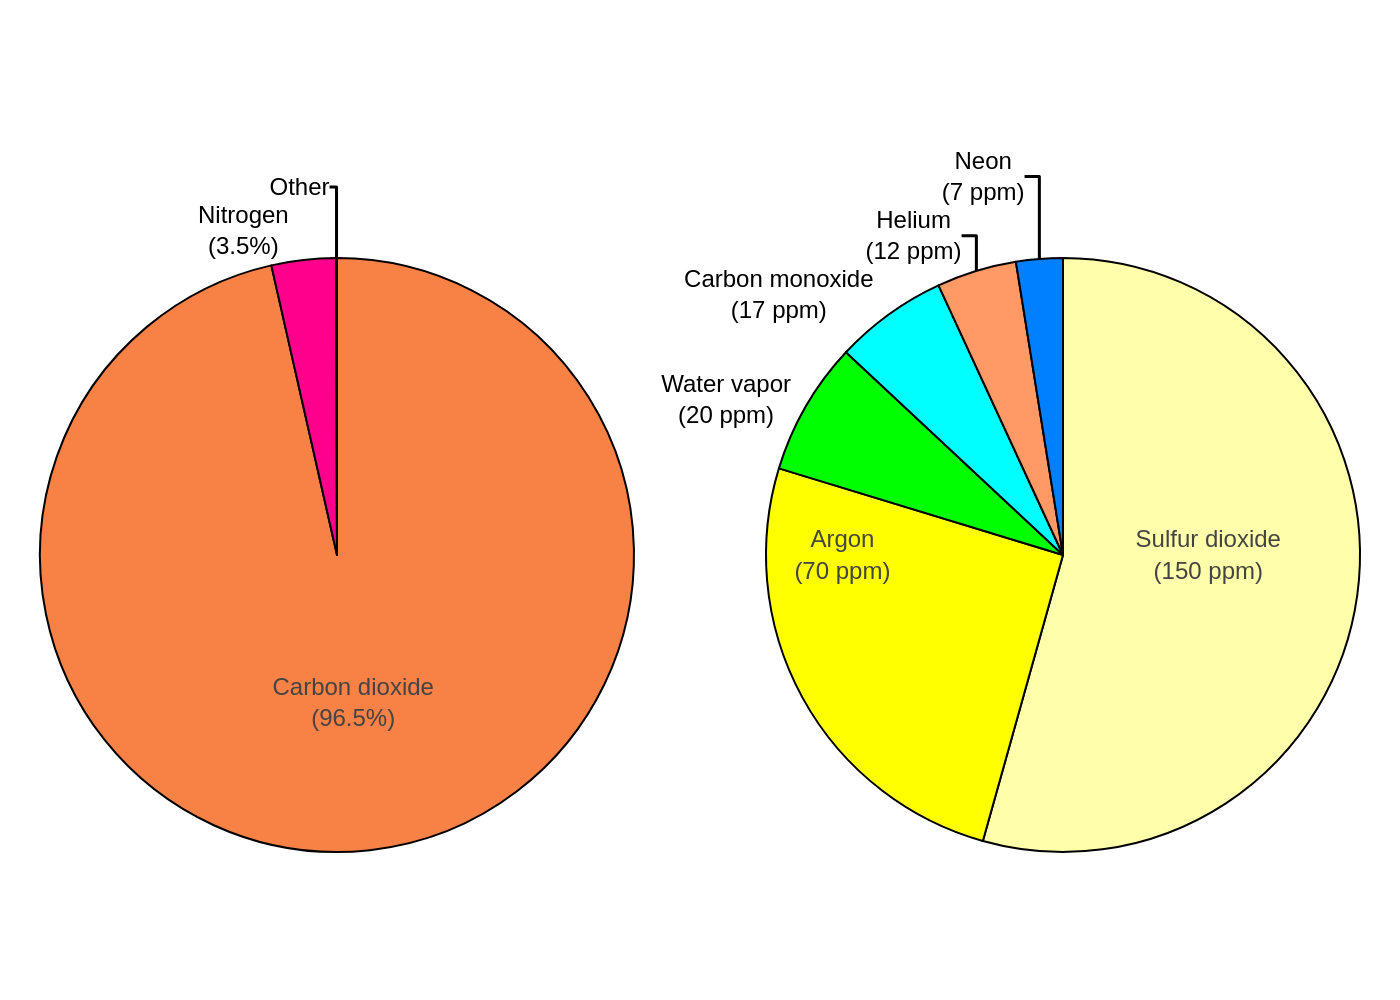

Reproduce this figure in Python.
import sys
import json
import pathlib
import plotly.graph_objects as go
from plotly.subplots import make_subplots

# Check for command-line argument
if len(sys.argv) != 2:
    print("Usage: python create_chart.py <path_to_json_file>")
    sys.exit(1)

# Get the JSON file path from the command-line argument
json_file_path = pathlib.Path(sys.argv[1])

# Check if the file exists
if not json_file_path.is_file():
    print(f"Error: JSON file not found at {json_file_path}")
    sys.exit(1)

# Read the JSON data from the file
with open(json_file_path, 'r', encoding='utf-8') as f:
    chart_data_json = json.load(f)

# Extract data for the charts
chart_data = chart_data_json['chart_data']

# Create subplots for the two pie charts
fig = make_subplots(rows=1, cols=2, specs=[[{'type': 'domain'}, {'type': 'domain'}]])

# Add the first pie chart
pie1_data = chart_data[0]
fig.add_trace(go.Pie(
    labels=pie1_data['labels'],
    values=pie1_data['values'],
    text=pie1_data['text_labels'],
    textinfo='text',
    textposition=pie1_data['text_positions'],
    marker=dict(colors=pie1_data['colors'], line=dict(color='#000000', width=1)),
    hoverinfo='label+percent',
    sort=False,
    direction='clockwise'
), 1, 1)

# Add the second pie chart
pie2_data = chart_data[1]
fig.add_trace(go.Pie(
    labels=pie2_data['labels'],
    values=pie2_data['values'],
    text=pie2_data['text_labels'],
    textinfo='text',
    textposition=pie2_data['text_positions'],
    marker=dict(colors=pie2_data['colors'], line=dict(color='#000000', width=1)),
    hoverinfo='label+value',
    sort=False,
    direction='clockwise',
    insidetextorientation='radial'
), 1, 2)

# Update layout for a clean and accurate appearance
fig.update_layout(
    showlegend=False,
    font=dict(
        family="Arial",
        size=12,
        color="black"
    ),
    margin=dict(l=20, r=20, t=20, b=20),
    paper_bgcolor='white',
    plot_bgcolor='white',
    uniformtext_minsize=8,
    uniformtext_mode='hide'
)

# Determine the output filename from the input JSON filename
filename_base = json_file_path.stem
output_filename = f"{filename_base}.png"

# Save the figure as a PNG image
fig.write_image(output_filename, scale=2)

print(f"Chart saved to {output_filename}")
